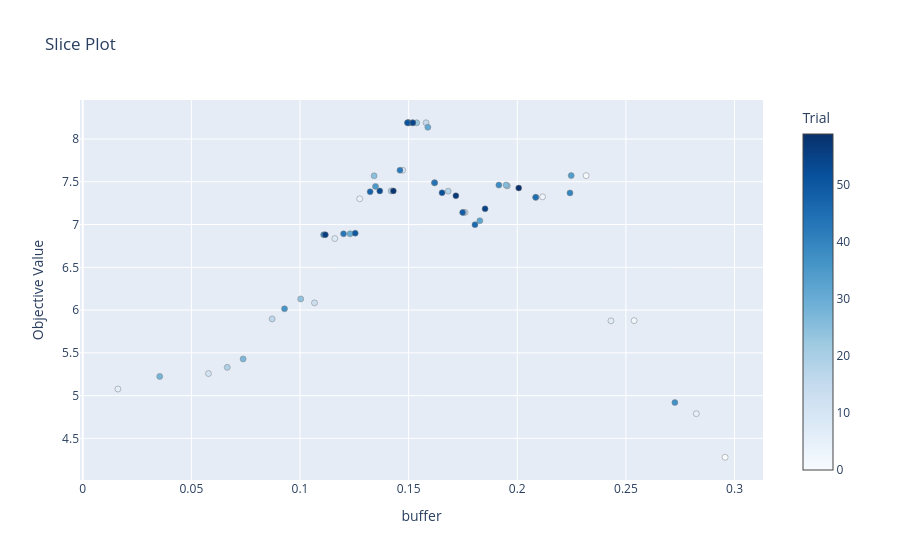

The code cell stored with this chart in its notebook:
### Markdown cell above
## C. Execution de l'optimisation

### Code cell
study = optuna.create_study(direction="maximize")
study.optimize(objective, n_trials=60)
best_buffer = study.best_params["buffer"]

print(f"\nBuffer Optimal trouvé : {best_buffer:.4f}")

# Visualisation de la stabilité du buffer
optuna.visualization.plot_slice(study, params=["buffer"]).show()

### Figure 1 — Plotly figure (JSON) as saved in the notebook; plotly's stock layout.template omitted (floating-point values rounded to 4 significant figures)
{"data": [{"marker": {"color": [0, 1, 2, 3, 4, 5, 6, 7, 8, 9, 10, 11, 12, 13, 14, 15, 16, 17, 18, 19, 20, 21, 22, 23, 24, 25, 26, 27, 28, 29, 30, 31, 32, 33, 34, 35, 36, 37, 38, 39, 40, 41, 42, 43, 44, 45, 46, 47, 48, 49, 50, 51, 52, 53, 54, 55, 56, 57, 58, 59], "colorbar": {"title": {"text": "Trial"}, "x": 1, "xpad": 40}, "colorscale": [[0, "rgb(247,251,255)"], [0.125, "rgb(222,235,247)"], [0.25, "rgb(198,219,239)"], [0.375, "rgb(158,202,225)"], [0.5, "rgb(107,174,214)"], [0.625, "rgb(66,146,198)"], [0.75, "rgb(33,113,181)"], [0.875, "rgb(8,81,156)"], [1, "rgb(8,48,107)"]], "line": {"color": "Grey", "width": 0.5}}, "mode": "markers", "name": "Feasible Trial", "showlegend": false, "type": "scatter", "x": [0.2957, 0.2317, 0.2538, 0.2116, 0.1275, 0.2824, 0.01618, 0.2431, 0.116, 0.1473, 0.176, 0.05786, 0.1754, 0.1067, 0.2086, 0.158, 0.08718, 0.1499, 0.1682, 0.06651, 0.142, 0.1499, 0.1954, 0.1537, 0.1003, 0.1341, 0.1949, 0.07382, 0.03543, 0.1619, 0.1231, 0.1588, 0.1828, 0.1497, 0.2248, 0.1347, 0.09287, 0.2725, 0.1915, 0.1109, 0.2243, 0.1517, 0.146, 0.12, 0.162, 0.2085, 0.1805, 0.1323, 0.1499, 0.1749, 0.1254, 0.1494, 0.1654, 0.1367, 0.1519, 0.1852, 0.1117, 0.1717, 0.143, 0.2007], "y": [4.279, 7.572, 5.877, 7.324, 7.301, 4.788, 5.077, 5.874, 6.836, 7.635, 7.142, 5.258, 7.142, 6.084, 7.318, 8.19, 5.896, 8.19, 7.39, 5.33, 7.393, 8.19, 7.452, 8.19, 6.13, 7.569, 7.461, 5.429, 5.224, 7.488, 6.891, 8.137, 7.044, 8.19, 7.572, 7.446, 6.015, 4.919, 7.461, 6.881, 7.37, 8.19, 7.635, 6.891, 7.488, 7.318, 6.999, 7.383, 8.19, 7.142, 6.9, 8.19, 7.371, 7.393, 8.19, 7.183, 6.881, 7.336, 7.393, 7.427]}], "layout": {"title": {"text": "Slice Plot"}, "xaxis": {"title": {"text": "buffer"}}, "yaxis": {"title": {"text": "Objective Value"}}}}
